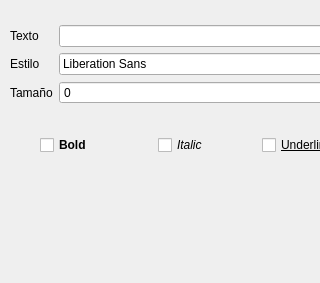
          <widget class="QWidget" name="Texto">
           <property name="geometry">
            <rect>
             <x>0</x>
             <y>0</y>
             <width>320</width>
             <height>283</height>
            </rect>
           </property>
           <attribute name="label">
            <string>Texto</string>
           </attribute>
           <widget class="QWidget" name="verticalLayoutWidget_4">
            <property name="geometry">
             <rect>
              <x>10</x>
              <y>0</y>
              <width>347</width>
              <height>181</height>
             </rect>
            </property>
            <layout class="QVBoxLayout" name="verticalLayout_7">
             <item>
              <layout class="QGridLayout" name="gridLayout_4">
               <item row="2" column="1">
                <widget class="QSpinBox" name="txt_tamao">
                 <property name="buttonSymbols">
                  <enum>QAbstractSpinBox::ButtonSymbols::NoButtons</enum>
                 </property>
                </widget>
               </item>
               <item row="0" column="1">
                <widget class="QLineEdit" name="txt_texto"/>
               </item>
               <item row="0" column="0">
                <widget class="QLabel" name="label_15">
                 <property name="text">
                  <string>Texto</string>
                 </property>
                </widget>
               </item>
               <item row="1" column="0">
                <widget class="QLabel" name="label_16">
                 <property name="text">
                  <string>Estilo</string>
                 </property>
                </widget>
               </item>
               <item row="2" column="0">
                <widget class="QLabel" name="label_17">
                 <property name="text">
                  <string>Tamaño</string>
                 </property>
                </widget>
               </item>
               <item row="1" column="1">
                <widget class="QFontComboBox" name="txt_fuente"/>
               </item>
              </layout>
             </item>
             <item>
              <layout class="QHBoxLayout" name="horizontalLayout_8">
               <item alignment="Qt::AlignmentFlag::AlignHCenter">
                <widget class="QCheckBox" name="check_bold">
                 <property name="font">
                  <font>
                   <bold>true</bold>
                  </font>
                 </property>
                 <property name="text">
                  <string>Bold</string>
                 </property>
                </widget>
               </item>
               <item alignment="Qt::AlignmentFlag::AlignHCenter">
                <widget class="QCheckBox" name="check_italic">
                 <property name="font">
                  <font>
                   <italic>true</italic>
                  </font>
                 </property>
                 <property name="text">
                  <string>Italic</string>
                 </property>
                </widget>
               </item>
               <item alignment="Qt::AlignmentFlag::AlignHCenter">
                <widget class="QCheckBox" name="check_underline">
                 <property name="font">
                  <font>
                   <underline>true</underline>
                  </font>
                 </property>
                 <property name="text">
                  <string>Underline</string>
                 </property>
                </widget>
               </item>
              </layout>
             </item>
            </layout>
           </widget>
          </widget>
